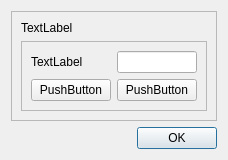
<?xml version="1.0" encoding="UTF-8"?>
<ui version="4.0">
 <class>Dialog</class>
 <widget class="QDialog" name="Dialog">
  <property name="geometry">
   <rect>
    <x>0</x>
    <y>0</y>
    <width>214</width>
    <height>155</height>
   </rect>
  </property>
  <property name="windowTitle">
   <string>Dialog</string>
  </property>
  <layout class="QVBoxLayout" name="verticalLayout">
   <item>
    <widget class="QFrame" name="frame">
     <property name="frameShape">
      <enum>QFrame::StyledPanel</enum>
     </property>
     <property name="frameShadow">
      <enum>QFrame::Raised</enum>
     </property>
     <layout class="QVBoxLayout" name="verticalLayout_2">
      <item>
       <widget class="QLabel" name="label">
        <property name="text">
         <string>TextLabel</string>
        </property>
       </widget>
      </item>
      <item>
       <widget class="QFrame" name="frame_2">
        <property name="frameShape">
         <enum>QFrame::StyledPanel</enum>
        </property>
        <property name="frameShadow">
         <enum>QFrame::Raised</enum>
        </property>
        <layout class="QGridLayout" name="gridLayout">
         <item row="0" column="1">
          <widget class="QLineEdit" name="lineEdit"/>
         </item>
         <item row="0" column="0">
          <widget class="QLabel" name="label_2">
           <property name="text">
            <string>TextLabel</string>
           </property>
          </widget>
         </item>
         <item row="1" column="0">
          <widget class="QPushButton" name="pushButton">
           <property name="text">
            <string>PushButton</string>
           </property>
          </widget>
         </item>
         <item row="1" column="1">
          <widget class="QPushButton" name="pushButton_2">
           <property name="text">
            <string>PushButton</string>
           </property>
          </widget>
         </item>
        </layout>
       </widget>
      </item>
     </layout>
    </widget>
   </item>
   <item>
    <widget class="QDialogButtonBox" name="buttonBox">
     <property name="orientation">
      <enum>Qt::Horizontal</enum>
     </property>
     <property name="standardButtons">
      <set>QDialogButtonBox::Ok</set>
     </property>
    </widget>
   </item>
  </layout>
 </widget>
 <resources/>
 <connections>
  <connection>
   <sender>buttonBox</sender>
   <signal>accepted()</signal>
   <receiver>Dialog</receiver>
   <slot>accept()</slot>
   <hints>
    <hint type="sourcelabel">
     <x>248</x>
     <y>254</y>
    </hint>
    <hint type="destinationlabel">
     <x>157</x>
     <y>274</y>
    </hint>
   </hints>
  </connection>
  <connection>
   <sender>buttonBox</sender>
   <signal>rejected()</signal>
   <receiver>Dialog</receiver>
   <slot>reject()</slot>
   <hints>
    <hint type="sourcelabel">
     <x>316</x>
     <y>260</y>
    </hint>
    <hint type="destinationlabel">
     <x>286</x>
     <y>274</y>
    </hint>
   </hints>
  </connection>
 </connections>
</ui>
